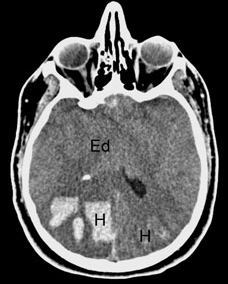
#> input picture images/brain.png, 228 x 284 px
$ jupyter execute ART.ipynb   (shell and % lines are left out)
#> lines starting #> are read from the running program, lines starting #| are printed output that depends on the picture
[cell 1]
import numpy as np
from scipy import misc
from skimage.transform import radon, iradon,iradon_sart
import cv2
import matplotlib.pyplot as plt
import sewar

[cell 2]
img = cv2.imread("../images/brain.png",0)
#> img is the input picture: shape (284, 228); min 0, max 255, mean 86.5
img = cv2.resize(img,(480,480))
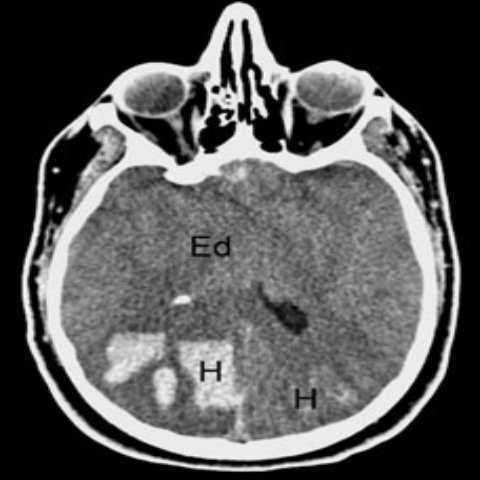
#> img: shape (480, 480); min 0, max 251, mean 86.4
# img = np.ones((480,480), dtype='uint8')*255
imsize = img.shape
#> imsize = (480, 480)

[cell 3]
plt.imshow(img, cmap='gray')

[cell 4]
theta0 = np.linspace(0., 180., max(img.shape), endpoint=False)
#> theta0 = 480 values from 0 to 179.6
sinogram0 = radon(img, theta=theta0, circle=False)
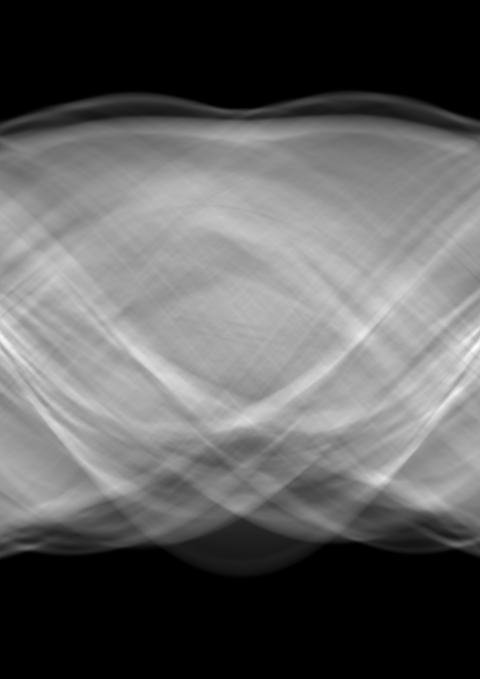
#> sinogram0: shape (679, 480) float64; min 0, max 308, mean 115; drawn with min black and max white
plt.imshow(sinogram0, cmap='gray')

[cell 5]
theta1 = np.linspace(0., 180., 180, endpoint=False)
sinogram1 = radon(img, theta=theta1, circle=False)
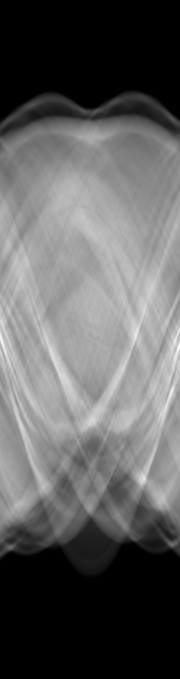
#> sinogram1: shape (679, 180) float64; min 0, max 307.2, mean 115; drawn with min black and max white
plt.imshow(sinogram1, cmap='gray')

[cell 6]
theta2 = np.linspace(0., 180., 90, endpoint=False)
sinogram2 = radon(img, theta=theta2, circle=False)
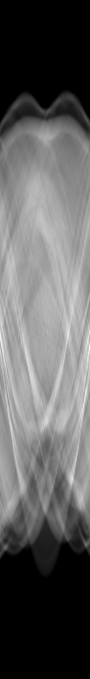
#> sinogram2: shape (679, 90) float64; min 0, max 307.2, mean 115; drawn with min black and max white
plt.imshow(sinogram2, cmap='gray')

[cell 7]
fbp0 = iradon(sinogram0, theta=theta0, circle=False)
plt.imshow(fbp0, cmap = 'gray')

[cell 8]
fbp1 = iradon(sinogram1, theta=theta1, circle=False)
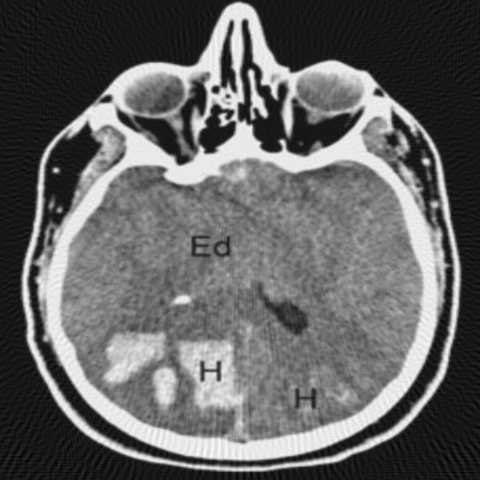
#> fbp1: shape (480, 480) float64; min -0.0988, max 1.02, mean 0.339; drawn with min black and max white
plt.imshow(fbp1, cmap = 'gray')

[cell 9]
fbp2 = iradon(sinogram2, theta=theta2, circle=False)
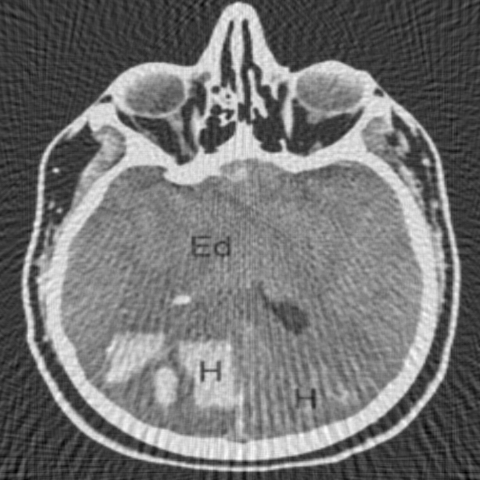
#> fbp2: shape (480, 480) float64; min -0.339, max 1.15, mean 0.339; drawn with min black and max white
plt.imshow(fbp2, cmap = 'gray')
